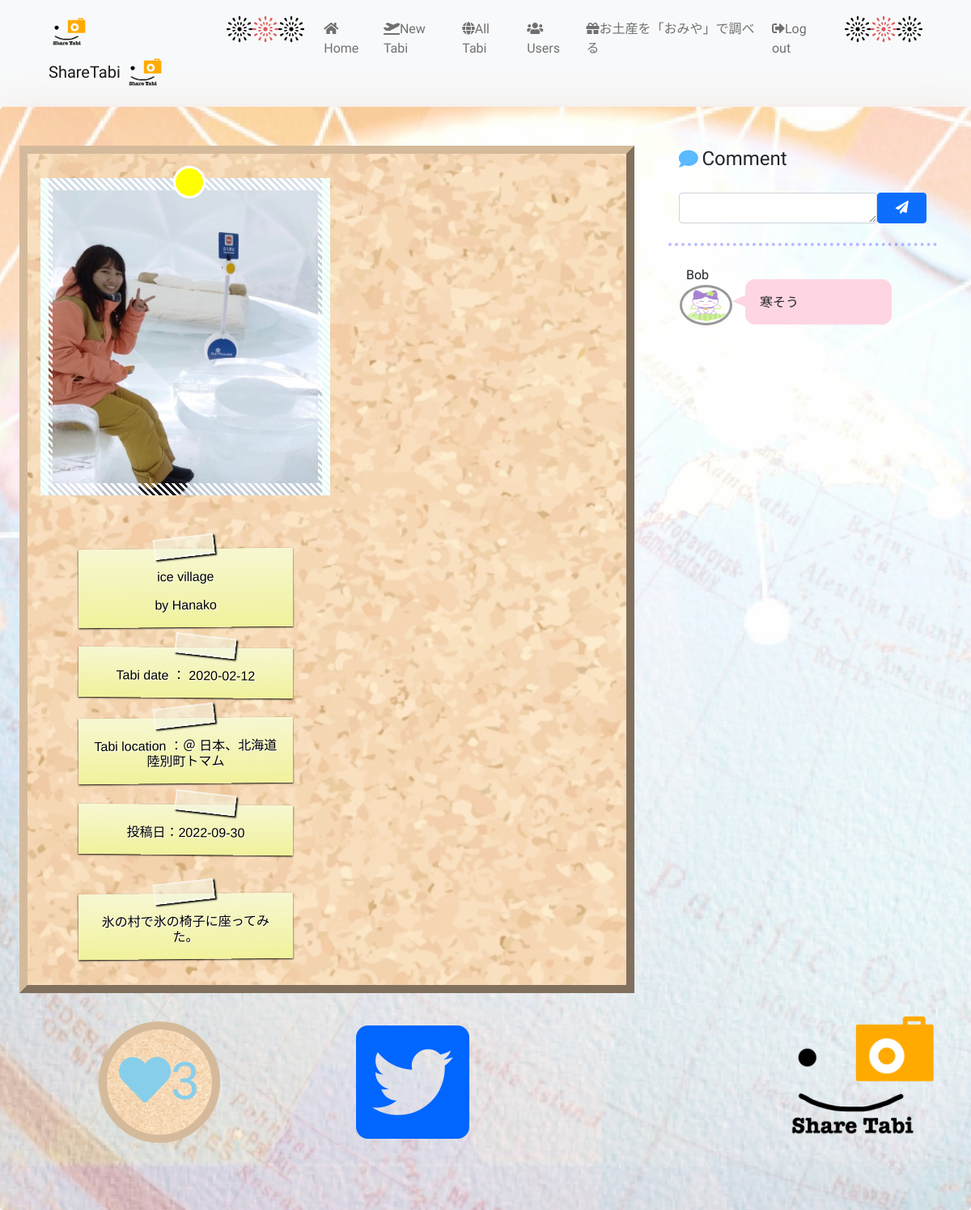
/travels/3 (signed in), run on the app's committed database.
### app.py (models this page shows)
class Travel(db.Model):
    id = db.Column(db.Integer, primary_key=True)
    title = db.Column(db.String(50), nullable=False)
    date = db.Column(db.DateTime, nullable=False, default=datetime.date.today())
    location = db.Column(db.String(50), nullable=True)
    report = db.Column(db.String(500), nullable=False)
    created_at = db.Column(db.DateTime, nullable=False, default=datetime.date.today())
    user_id = db.Column(db.Integer, db.ForeignKey('user.id'), nullable=False)
    comments = db.relationship('Comment', backref='travel', lazy=True)
    favorites = db.relationship('Favorite', backref='travel', lazy=True)

class User(UserMixin, db.Model):
    id = db.Column(db.Integer, primary_key=True)
    name = db.Column(db.String(15), nullable=False, unique=True)
    password = db.Column(db.String(100), nullable=False)
    email = db.Column(db.String(25), nullable=False, unique=True)
    icon = db.Column(db.Integer, nullable=False)
    created_at = db.Column(db.DateTime, nullable=False, default=datetime.date.today())
    travels = db.relationship('Travel', backref='user', lazy=True)
    comments = db.relationship('Comment', backref='user', lazy=True)
    favorites = db.relationship('Favorite', backref='user', lazy=True)

class Comment(db.Model):
    id = db.Column(db.Integer, primary_key=True)
    body = db.Column(db.String(50), nullable=False)
    user_id = db.Column(db.Integer, db.ForeignKey('user.id'), nullable=False)
    user_name = db.Column(db.String(15), nullable=False)
    travel_id = db.Column(db.Integer, db.ForeignKey('travel.id'), nullable=False)

### app.py (the view)
@app.route("/travels/<int:travel_id>", methods=["GET","POST"])
@login_required
def travel_show(travel_id):
    travel = Travel.query.get(travel_id)
    travel_user = User.query.get(travel.user_id)
    comments = Comment.query.filter(Comment.travel_id == travel_id).all()
    comments.reverse()  # コメントを新しい順にする
    comment_users=[]
    for comment in comments:
        comment_users.append(User.query.get(comment.user_id))
    favorites = Favorite.query.filter(Favorite.travel_id == travel.id).all()
    favorites_count = len(favorites)
    user_favorite = Favorite.query.filter(Favorite.travel_id == travel.id, Favorite.user_id==current_user.id).all()
    user_favorite_count =len(user_favorite)
    return render_template("show_travel.html", current_user=current_user, travel=travel, travel_user=travel_user, comment_data=zip(comments, comment_users), favorites_count=favorites_count, user_favorite_count=user_favorite_count)

### app.py (called while the page is built)
@login_manager.user_loader
def load_user(user_id):
    return User.query.get(int(user_id))

### helpers.py (called while the page is built)
def show_datetime(t):
    return t.strftime('%Y-%m-%d')

### templates/show_travel.html (shortened to what this page needs)
{% extends "layout.html" %}
{% block head_css %}
<link href="/static/stylesheet/show_travel.css" rel="stylesheet">
{% endblock %}
{% block main %}
<div class="container-fluid content back">
    <div class="row mx-auto py-5">
        <div class="col-8">
            <div class="cork mx-auto" >
                <div class="row">
                    <div class="col-6 ms-3">
                        <div class="col-1 mx-auto">
                            <div class="circle btn" style="z-index:10000"></div>
                        </div>
                        <div class="image mx-auto">
                            <img src="../static/images/post/{{ travel.user_id }}_{{ travel.id }}.png" alt onerror="this.onerror = null; this.src='';"><br>
                        </div>
                    </div>
                    <div class="col-5 ms-5 mt-3">
                        <ul class="notes mx-auto">
                            <li>
                                <p>{{ travel.title }}</p>
                                <p>by {{ travel_user.name }}</p>
                            </li>
                            <li><p>Tabi date ： {{ travel.date | show_datetime }}</p></li>
                            <li><p>Tabi location ：＠ {{ travel.location }}</p></li>
                            <li>
                                <p>投稿日：{{ travel.created_at | show_datetime}}</p>
                            </li>
                        </ul>
                        <ul class="notes">
                            <li class="mt-5"><p>{{ travel.report }}</p></li>
                        </ul>
                    </div>
                </div>
            </div>
        </div>
        <div class="box col-4">
            <div class="offset-1">
                <h4>Comment</h4>
            </div>
            <form class="form-inline my-4" action="/travels/{{ travel.id }}/comments" method="post">
                <div class="form-group col-8 offset-1">
                    <textarea class="form-control" id="InputAsk" name="body" type="text" rows="1"></textarea>
                </div>
                <button class="btn btn-primary col-2" type="submit"><i class="fas fa-paper-plane"></i></button>
            </form>
            <div class="hor">
                <hr>
            </div>
            <div class="comment mt-4">
                <table class="w-100">
                    <tbody>
                        {% for comment, user in comment_data %}
                        <tr>
                            <td>
                                {% if comment.user_id == current_user.id %}
                                <div class="balloon_l">
                                    <ul>
                                        <li class="ms-2">{{ comment.user_name }}</li>
                                        <li>
                                            <div>
                                                <img src="../static/images/icon/{{ user.icon }}.png" class="icon">
                                            </div>
                                        </li>
                                    </ul>
                                    <div class="ms-3 my-auto w-100">
                                        <p class="says2 w-100">{{ comment.body }}</p>
                                    </div>
                                </div>
                                {% else %}
                                <div class="balloon_l">
                                    <ul>
                                        <li class="ms-2">{{ comment.user_name }}</li>
                                        <li>
                                            <div>
                                                <img src="../static/images/icon/{{ user.icon }}.png" class="icon">
                                            </div>
                                        </li>
                                    </ul>
                                    <div class="ms-3 my-auto w-100">
                                        <p class="says w-100">{{ comment.body }}</p>
                                    </div>
                                </div>
                                {% endif %}
                            </td>
                        </tr>
                        {% endfor %}
                    </tbody>
                </table>
            </div>
        </div>
        <div class="col-3 offset-1 my-auto">
            <button class="cork btn-good">
                {% if user_favorite_count == 0 %}
                <a class="favo-yet" href="/travels/{{ travel.id }}/favorites"><i class="fas fa-heart"></i>{{ favorites_count }}</a>
                {% else %}
                <a class="favo-already" href="/travels/{{ travel.id }}/favorites"><i class="fas fa-heart"></i>{{ favorites_count }}</a>
                {% endif %}
            </button>
        </div>
        <div class="col-5 ms-4 my-auto">
            <a href="http://twitter.com/share"
            data-text="{{ travel.report }}"
            data-count="horizotal"
            data-size="large"><i class="fab fa-twitter-square size"></i>
            </a>
        </div>
        <div class="col-1 ms-4 my-auto">
            <img src="../static/images/logo/logo-sukashi.png" alt="logo" width="220" height="220">
        </div>
    </div>
</div>
{% endblock %}

### static/stylesheet/standard.css (style rules this page uses)
* { padding: 0; margin: 0; box-sizing: border-box; }
ul { list-style:none; }
table { border-collapse:collapse;border-spacing:0; }
img,abbr,acronym,fieldset { border:0; }
body { font-family: 'Caveat', cursive, 'M PLUS 1', sans-serif; font-weight: 300; -webkit-text-size-adjust:100%; overflow-x: hidden; }
a { color: #0066ff; text-decoration: none; }

### static/stylesheet/show_travel.css (style rules this page uses)
* { padding: 0; margin: 0; box-sizing: border-box; }
ul { list-style:none; }
table { border-collapse:collapse;border-spacing:0; }
img,abbr,acronym,fieldset { border:0; }
a { text-decoration: none; }
.content { min-height: 800px; height: auto; border-radius: 5px; box-shadow: 0 9px 50px hsla(20, 67%, 75%, 0.31); }
.back { background-image: url(../images/back/world_2.jpg); background-size: cover; background-position: center; }
.cork { background-image: url(../images/back/cork.jpg); background-size: cover; background-position: center; padding: 15px 0; border: outset 10px #d4ba9b; }
.circle { position: relative; border-radius: 50%; width: 40px; height: 40px; padding: 0; background-color: yellow; border: solid 3px #fff; z-index:10000; margin: 0 auto; }
.image { position: relative; width: 100%; height: auto; max-height: 500px; background-color: #E3FDF5; overflow:hidden; margin: -25px 0 25px 0; }
.image::after { content: ''; position: absolute; top: 50%; left: 50%; transform: translate(-50%, -50%); width: calc(100% + 10px); height: calc(100% + 10px); border-image-source: repeating-linear-gradient(45deg, #fff, #fff 3px, rgba(0 0 0 / 0) 0, rgba(0 0 0 / 0) 6px); border-image-slice: 20; border-image-repeat: round; border-style: solid; border-width: 20px; }
.image img { width: calc(100% - 20px) ; height: auto; margin: 0 10px; }
.notes { padding: 0; }
.notes li { position: relative; width: 90%; min-height: 50px; margin: 0 auto; margin-top: 25px; padding: 25px 15px 2px 15px; background: #f1f3a2; background: -webkit-gradient(linear, 0% 0%, 0% 100%, from(rgba(247,247,210,1)), to(rgba(240,242,155,1))); background: -moz-linear-gradient(top, rgba(247,247,210,1), rgba(240,242,155,1)); -webkit-box-shadow: 0 2px 12px rgba(0,0,0,.5); -moz-box-shadow: 0 2px 12px (rgba(0,0,0.5)); box-shadow: 0 1px 2px #000; -webkit-transform: rotate(-.5deg); -moz-transform: rotate(-.5deg); -o-transform: rotate(-.5deg); }
.notes li:nth-child(even) { -webkit-transform: rotate(.5deg); -moz-transform: rotate(.5deg); -o-transform: rotate(.5deg); }
.notes li p { text-align: center; font: normal normal normal 2em/1.2em 'Reenie Beanie', Helvetica, Arial, sans-serif; color: #000; font-size: medium; text-shadow: white 1px 1px 0px; overflow:hidden; }
.notes li:nth-child(even) { margin-top: 25px; }
.notes li::before { content: ' '; display: block; position: absolute; left: 35%; top: -15px; width: 75px; height: 25px; z-index: 2; background-color: rgba(243,245,228,0.5); border: 2px solid rgba(255,255,255,0.5); -webkit-box-shadow: 0 0 5px #888; -moz-box-shadow: 0 0 5px #888; box-shadow: 2px 2px 2px #000; -webkit-transform: rotate(-6deg); -moz-transform: rotate(-6deg); -o-transform: rotate(-6deg); }
.notes li:nth-child(even)::before { left: 45%; -webkit-transform: rotate(6deg); -moz-transform: rotate(6deg); -o-transform: rotate(6deg); }
.box h4 { position: relative; padding-left: 1.2em; line-height: 1.4; }
.box h4:before { font-family: "Font Awesome 5 Free"; content: "\f075"; font-weight: 900; position: absolute; font-size: 1em; left: 0; top: 0; color: #5ab9ff; }
.box form { display: flex; }
.hor { position: relative; }
.hor hr { width: 90%; margin: 0 auto; background-color: #fff; border-top: 4px dotted blue; border-bottom: none; }
.comment { height: 500px; overflow-x: hidden; }
.balloon_l { display:flex; justify-content: flex-start; align-items: flex-start; }
.says { display: flex; flex-wrap: wrap; position: relative; padding: 17px 13px 15px 18px; border-radius: 12px; background: #fed6e3; box-sizing:border-box; margin:0 !important; line-height:1.5; }
.says:after { content: ""; position: absolute; border: 10px solid transparent; }
.balloon_l .says:after { left: -26px; border-right: 22px solid #fed6e3; }
.icon { border-radius: 50%; width: 65px; height: 50px; border: 3px solid #999; }
.btn-good { background-color: #F0DDB6ff; border-radius: 50%; line-height: 130px; width: 150px; height: 150px; padding: 0; border: solid 10px #d4ba9b; }
.favo-yet { font-size: 64px; color: skyblue; }
.size { font-size:10em; }

### data on the page
Travel: title "ice village", date|show_datetime "2020-02-12", location "日本、北海道陸別町トマム", created_at|show_datetime "2022-09-30", report "氷の村で氷の椅子に座ってみた。"
User: name "Hanako"
Comment: user_name "Bob", body "寒そう"

### other printed values
{{ favorites_count }} "3"
